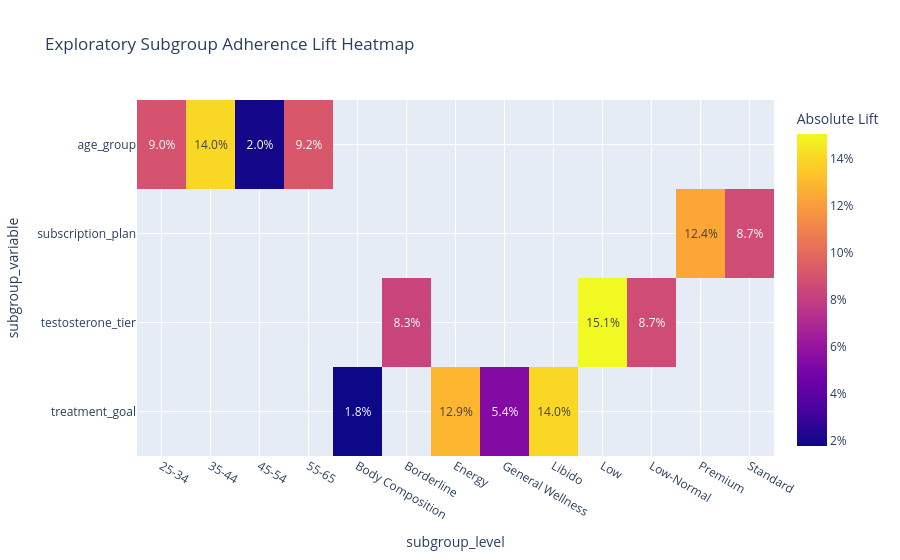
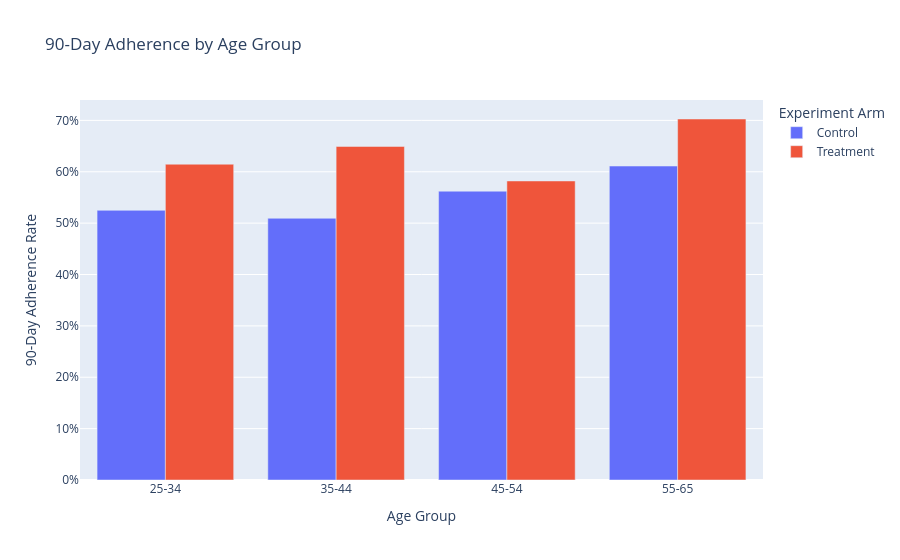
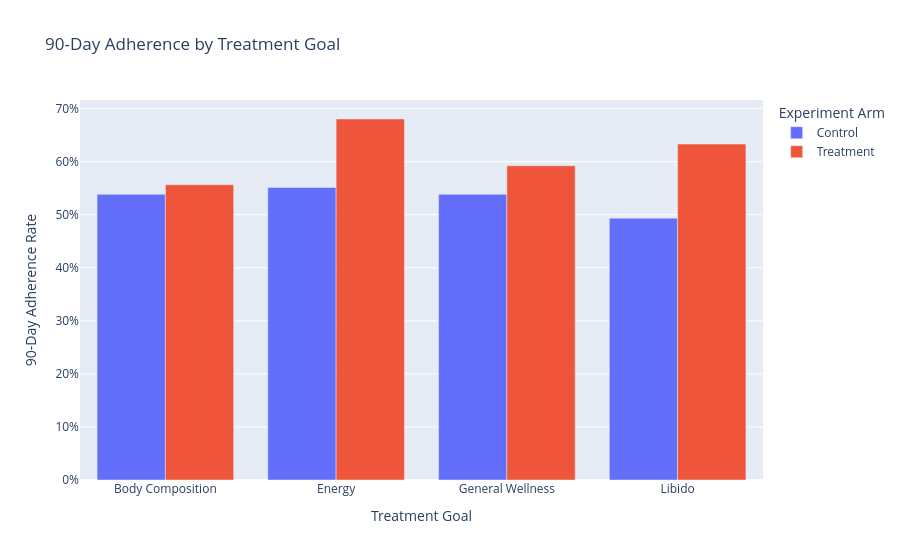
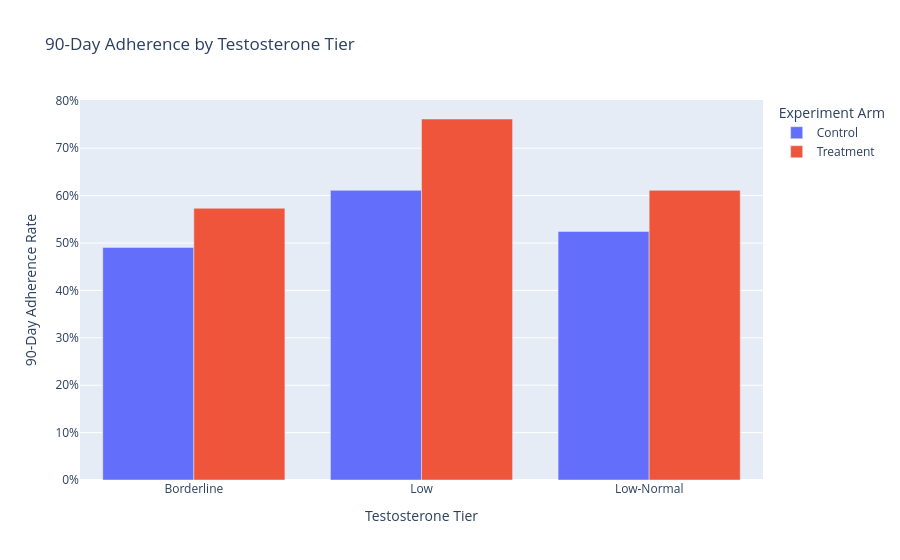

The notebook cell these images were saved under, in order:
### Markdown cell above
---
## Section 8: Subgroup Analysis - Where Does the Intervention Work Best?

Subgroup analyses are **exploratory and hypothesis-generating, not confirmatory.** P-values in subgroup tests are not corrected for multiple comparisons. The purpose is to identify patient segments where the lift is largest, to inform a targeted rollout decision and generate hypotheses for future experiments. Results from subgroup analysis alone should not be used to make causal claims about differential treatment effects.

### Code cell
def run_subgroup_analysis(df: pd.DataFrame, subgroup_vars: list) -> pd.DataFrame:
    """
    Compute exploratory adherence lift for every level of each subgroup variable.
    """
    rows = []

    for var in subgroup_vars:
        for level in sorted(df[var].dropna().astype(str).unique()):
            sub = df[df[var].astype(str) == level]

            ctrl = sub[sub["experiment_arm"] == "Control"]
            trt = sub[sub["experiment_arm"] == "Treatment"]

            if len(ctrl) == 0 or len(trt) == 0:
                continue

            cr = ctrl["adhered_90d"].mean()
            tr_ = trt["adhered_90d"].mean()
            lift = tr_ - cr
            rel = lift / cr if cr > 0 else np.nan

            try:
                _, p = proportions_ztest(
                    count=[
                        int(trt["adhered_90d"].sum()),
                        int(ctrl["adhered_90d"].sum()),
                    ],
                    nobs=[len(trt), len(ctrl)],
                    alternative="larger"
                )
            except Exception:
                p = np.nan

            rows.append({
                "subgroup_variable": var,
                "subgroup_level": level,
                "control_n": len(ctrl),
                "treatment_n": len(trt),
                "control_adherence_rate": cr,
                "treatment_adherence_rate": tr_,
                "absolute_lift": lift,
                "relative_lift": rel,
                "p_value_exploratory": p,
            })

    subgroup_df = pd.DataFrame(rows)

    subgroup_df.to_csv(
        TABLES_PATH / "subgroup_analysis_results.csv",
        index=False
    )

    print("=== Subgroup Analysis Results, Exploratory ===")
    print("Saved: outputs/tables/subgroup_analysis_results.csv")
    display(subgroup_df)

    # Required subgroup heatmap
    heatmap_pivot = subgroup_df.pivot_table(
        index="subgroup_variable",
        columns="subgroup_level",
        values="absolute_lift",
        aggfunc="mean"
    )

    fig_heat = px.imshow(
        heatmap_pivot,
        text_auto=".1%",
        aspect="auto",
        title="Exploratory Subgroup Adherence Lift Heatmap",
        labels=dict(color="Absolute Lift"),
    )
    fig_heat.update_coloraxes(colorbar_tickformat=".0%")
    fig_heat.write_image(FIGURES_PATH / "subgroup_lift_heatmap.png")
    fig_heat.show()
    print("Saved: outputs/figures/subgroup_lift_heatmap.png")

    # Optional but useful: grouped bar charts by subgroup variable
    for var in subgroup_vars:
        plot_df = (
            df.groupby([var, "experiment_arm"])["adhered_90d"]
            .mean()
            .reset_index()
            .rename(columns={"adhered_90d": "adherence_rate"})
        )

        fig = px.bar(
            plot_df,
            x=var,
            y="adherence_rate",
            color="experiment_arm",
            barmode="group",
            title=f"90-Day Adherence by {var.replace('_', ' ').title()}",
            labels={
                var: var.replace("_", " ").title(),
                "adherence_rate": "90-Day Adherence Rate",
                "experiment_arm": "Experiment Arm",
            },
        )
        fig.update_yaxes(tickformat=".0%")
        fig.show()

    return subgroup_df


SUBGROUP_VARS = [
    "age_group",
    "treatment_goal",
    "testosterone_tier",
    "subscription_plan",
]

subgroup_df = run_subgroup_analysis(df, SUBGROUP_VARS)

### Figure 1 — Plotly figure (JSON) as saved in the notebook; plotly's stock layout.template omitted (floating-point values rounded to 4 significant figures)
{"data": [{"coloraxis": "coloraxis", "hovertemplate": "subgroup_level: %{x}<br>subgroup_variable: %{y}<br>Absolute Lift: %{z}<extra></extra>", "name": "0", "texttemplate": "%{z:.1%}", "type": "heatmap", "x": ["25-34", "35-44", "45-54", "55-65", "Body Composition", "Borderline", "Energy", "General Wellness", "Libido", "Low", "Low-Normal", "Premium", "Standard"], "xaxis": "x", "y": ["age_group", "subscription_plan", "testosterone_tier", "treatment_goal"], "yaxis": "y", "z": [[0.08978, 0.1398, 0.0199, 0.09159, NaN, NaN, NaN, NaN, NaN, NaN, NaN, NaN, NaN], [NaN, NaN, NaN, NaN, NaN, NaN, NaN, NaN, NaN, NaN, NaN, 0.1235, 0.08692], [NaN, NaN, NaN, NaN, NaN, 0.08277, NaN, NaN, NaN, 0.1505, 0.08675, NaN, NaN], [NaN, NaN, NaN, NaN, 0.01799, NaN, 0.129, 0.05377, 0.1396, NaN, NaN, NaN, NaN]]}], "layout": {"coloraxis": {"colorbar": {"tickformat": ".0%", "title": {"text": "Absolute Lift"}}, "colorscale": [[0, "#0d0887"], [0.1111, "#46039f"], [0.2222, "#7201a8"], [0.3333, "#9c179e"], [0.4444, "#bd3786"], [0.5556, "#d8576b"], [0.6667, "#ed7953"], [0.7778, "#fb9f3a"], [0.8889, "#fdca26"], [1, "#f0f921"]]}, "title": {"text": "Exploratory Subgroup Adherence Lift Heatmap"}, "xaxis": {"anchor": "y", "domain": [0, 1], "title": {"text": "subgroup_level"}}, "yaxis": {"anchor": "x", "autorange": "reversed", "domain": [0, 1], "title": {"text": "subgroup_variable"}}}}

### Figure 2 — Plotly figure (JSON) as saved in the notebook; plotly's stock layout.template omitted (floating-point values rounded to 4 significant figures)
{"data": [{"alignmentgroup": "True", "hovertemplate": "Experiment Arm=Control<br>Age Group=%{x}<br>90-Day Adherence Rate=%{y}<extra></extra>", "legendgroup": "Control", "marker": {"color": "#636efa", "pattern": {"shape": ""}}, "name": "Control", "offsetgroup": "Control", "orientation": "v", "showlegend": true, "textposition": "auto", "type": "bar", "x": ["25-34", "35-44", "45-54", "55-65"], "xaxis": "x", "y": [0.5249, 0.5095, 0.5622, 0.6111], "yaxis": "y"}, {"alignmentgroup": "True", "hovertemplate": "Experiment Arm=Treatment<br>Age Group=%{x}<br>90-Day Adherence Rate=%{y}<extra></extra>", "legendgroup": "Treatment", "marker": {"color": "#EF553B", "pattern": {"shape": ""}}, "name": "Treatment", "offsetgroup": "Treatment", "orientation": "v", "showlegend": true, "textposition": "auto", "type": "bar", "x": ["25-34", "35-44", "45-54", "55-65"], "xaxis": "x", "y": [0.6147, 0.6493, 0.5821, 0.7027], "yaxis": "y"}], "layout": {"barmode": "group", "legend": {"title": {"text": "Experiment Arm"}, "tracegroupgap": 0}, "title": {"text": "90-Day Adherence by Age Group"}, "xaxis": {"anchor": "y", "domain": [0, 1], "title": {"text": "Age Group"}}, "yaxis": {"anchor": "x", "domain": [0, 1], "tickformat": ".0%", "title": {"text": "90-Day Adherence Rate"}}}}

### Figure 3 — Plotly figure (JSON) as saved in the notebook; plotly's stock layout.template omitted (floating-point values rounded to 4 significant figures)
{"data": [{"alignmentgroup": "True", "hovertemplate": "Experiment Arm=Control<br>Treatment Goal=%{x}<br>90-Day Adherence Rate=%{y}<extra></extra>", "legendgroup": "Control", "marker": {"color": "#636efa", "pattern": {"shape": ""}}, "name": "Control", "offsetgroup": "Control", "orientation": "v", "showlegend": true, "textposition": "auto", "type": "bar", "x": ["Body Composition", "Energy", "General Wellness", "Libido"], "xaxis": "x", "y": [0.5385, 0.5513, 0.5385, 0.4935], "yaxis": "y"}, {"alignmentgroup": "True", "hovertemplate": "Experiment Arm=Treatment<br>Treatment Goal=%{x}<br>90-Day Adherence Rate=%{y}<extra></extra>", "legendgroup": "Treatment", "marker": {"color": "#EF553B", "pattern": {"shape": ""}}, "name": "Treatment", "offsetgroup": "Treatment", "orientation": "v", "showlegend": true, "textposition": "auto", "type": "bar", "x": ["Body Composition", "Energy", "General Wellness", "Libido"], "xaxis": "x", "y": [0.5565, 0.6804, 0.5922, 0.6331], "yaxis": "y"}], "layout": {"barmode": "group", "legend": {"title": {"text": "Experiment Arm"}, "tracegroupgap": 0}, "title": {"text": "90-Day Adherence by Treatment Goal"}, "xaxis": {"anchor": "y", "domain": [0, 1], "title": {"text": "Treatment Goal"}}, "yaxis": {"anchor": "x", "domain": [0, 1], "tickformat": ".0%", "title": {"text": "90-Day Adherence Rate"}}}}

### Figure 4 — Plotly figure (JSON) as saved in the notebook; plotly's stock layout.template omitted (floating-point values rounded to 4 significant figures)
{"data": [{"alignmentgroup": "True", "hovertemplate": "Experiment Arm=Control<br>Testosterone Tier=%{x}<br>90-Day Adherence Rate=%{y}<extra></extra>", "legendgroup": "Control", "marker": {"color": "#636efa", "pattern": {"shape": ""}}, "name": "Control", "offsetgroup": "Control", "orientation": "v", "showlegend": true, "textposition": "auto", "type": "bar", "x": ["Borderline", "Low", "Low-Normal"], "xaxis": "x", "y": [0.4906, 0.6111, 0.5244], "yaxis": "y"}, {"alignmentgroup": "True", "hovertemplate": "Experiment Arm=Treatment<br>Testosterone Tier=%{x}<br>90-Day Adherence Rate=%{y}<extra></extra>", "legendgroup": "Treatment", "marker": {"color": "#EF553B", "pattern": {"shape": ""}}, "name": "Treatment", "offsetgroup": "Treatment", "orientation": "v", "showlegend": true, "textposition": "auto", "type": "bar", "x": ["Borderline", "Low", "Low-Normal"], "xaxis": "x", "y": [0.5733, 0.7617, 0.6111], "yaxis": "y"}], "layout": {"barmode": "group", "legend": {"title": {"text": "Experiment Arm"}, "tracegroupgap": 0}, "title": {"text": "90-Day Adherence by Testosterone Tier"}, "xaxis": {"anchor": "y", "domain": [0, 1], "title": {"text": "Testosterone Tier"}}, "yaxis": {"anchor": "x", "domain": [0, 1], "tickformat": ".0%", "title": {"text": "90-Day Adherence Rate"}}}}
